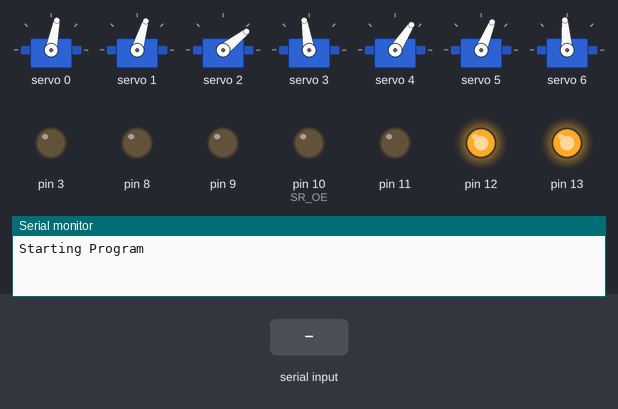
The sketch below on a simulated Arduino Uno, built with avr-gcc and run on an emulated ATmega328P. On the bench: 7 × servo, output pins drawn as LEDs (lit = HIGH), the last lines printed to the serial monitor. Inputs (shaded band) come from the test bench. Random numbers use the default seed unless the sketch sets one.

Above: at 1.2 s.
1.3 s: "w\n" received over Serial
At 2.7 s:
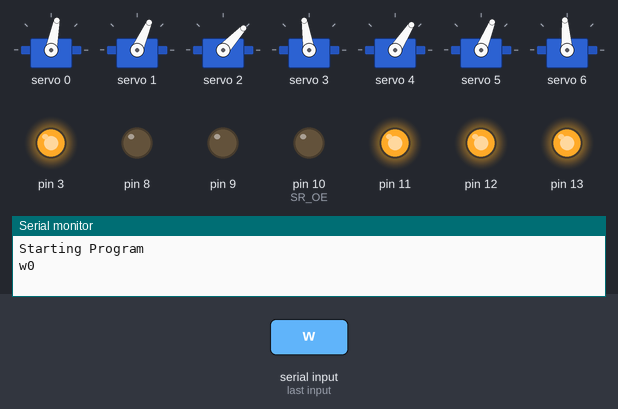
3.1 s: "q\n" received over Serial
At 3.25 s:
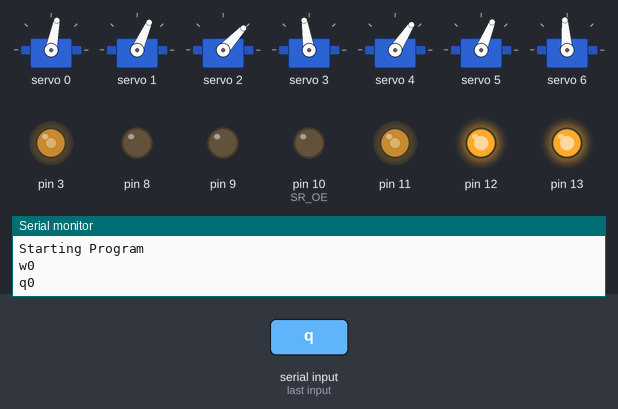
4.9 s: "s\n" received over Serial
At 5.8 s:
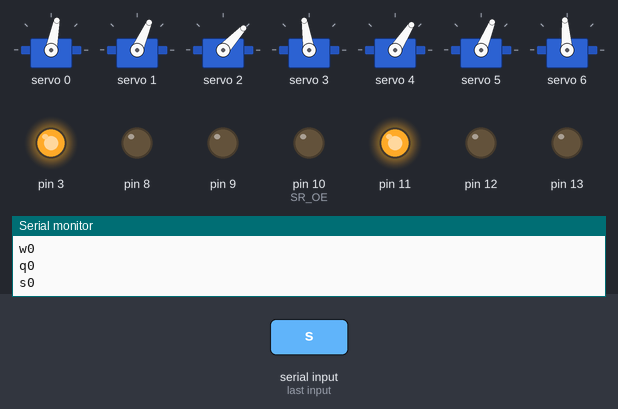
7.9 s: "a\n" received over Serial
At 9.3 s:
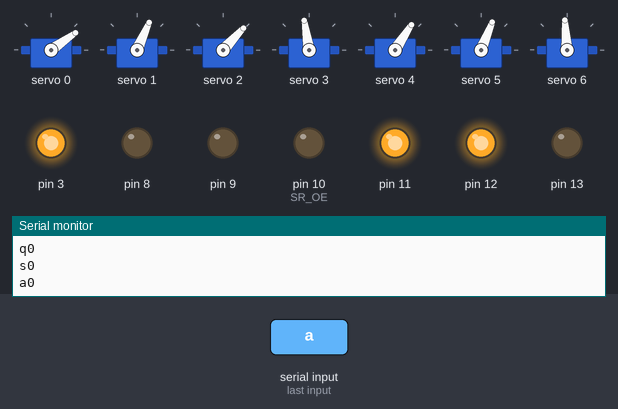
10.9 s: "X90\n" received over Serial
At 11.8 s:
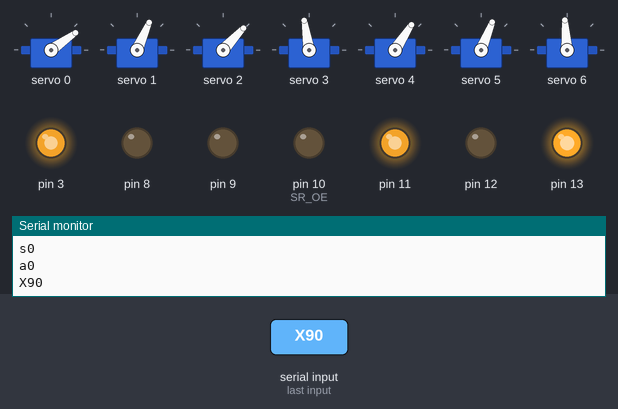
13.0 s: "Y90\n" received over Serial
At 14.3 s:
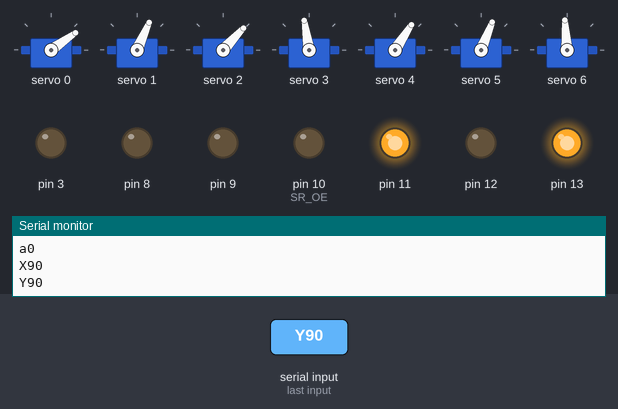
Timing chart, 0 to 16.4 s (numbered marks = the images above; inputs shaded):
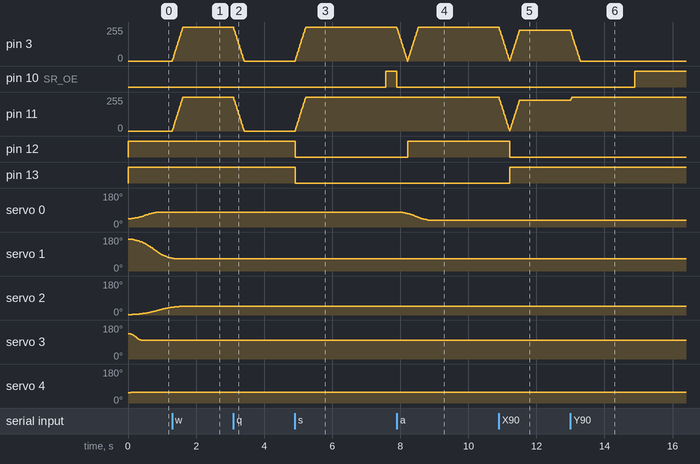

The sketch:

wall-e.ino
```cpp
/* WALL-E CONTROLLER CODE
 ********************************************
 * Code by: Simon Bluett
 * Email:   hello@chillibasket.com
 * Version: 2.4
 * Date:    30th October 2019
 ********************************************/

/* HOW TO USE:
 * 1. Install the Adafruit_PWMServoDriver library
 *    a. In the Arduino IDE, go to Sketch->Include Library->Manage Libraries
 *    b. Search for Adafruit PWM Library, and install the latest version
 * 2. Calibrate the servo motors, using the calibration sketch provided in the
 *    GitHub repository. Paste the calibrated values between line 85 to 92
 * 3. Upload the sketch to the micro-controller, and open serial monitor at
 *    a baud rate of 115200.
 * 4. Additional instructions and hints can be found at:
 *    https://wired.chillibasket.com/3d-printed-wall-e/
 */

#include <Wire.h>
#include <Adafruit_PWMServoDriver.h>
#include "Queue.hpp"
#include "MotorController.hpp"


// Define the pin-mapping
// -- -- -- -- -- -- -- -- -- -- -- -- -- --
#define DIR_L 12           // Motor direction pins
#define DIR_R 13
#define PWM_L  3           // Motor PWM pins
#define PWM_R 11
#define BRK_L  9           // Motor brake pins
#define BRK_R  8
#define SR_OE 10           // Servo shield output enable pin


// Define other constants
// -- -- -- -- -- -- -- -- -- -- -- -- -- --
#define FREQUENCY 10       // Time in milliseconds of how often to update servo and motor positions
#define SERVOS 7           // Number of servo motors
#define THRESHOLD 1        // The minimum error which the dynamics controller tries to achieve
#define MOTOR_OFF 6000 	   // Turn servo motors off after 6 seconds
#define MAX_SERIAL 5       // Maximum number of characters that can be received


// Instantiate objects
// -- -- -- -- -- -- -- -- -- -- -- -- -- --
// Servo shield controller class - assumes default address 0x40
Adafruit_PWMServoDriver pwm = Adafruit_PWMServoDriver();

// Set up motor controller classes
MotorController motorL(DIR_L, PWM_L, BRK_L, false);
MotorController motorR(DIR_R, PWM_R, BRK_R, false);

// Queue for animations
Queue <int> queue(400);


// Motor Control Variables
// -- -- -- -- -- -- -- -- -- -- -- -- -- --
int pwmspeed = 255;
int moveVal = 0;
int turnVal = 0;
int turnOff = 0;


// Runtime Variables
// -- -- -- -- -- -- -- -- -- -- -- -- -- --
unsigned long lastTime = 0;
unsigned long animeTimer = 0;
unsigned long motorTimer = 0;
unsigned long updateTimer = 0;
bool autoMode = false;


// Serial Parsing
// -- -- -- -- -- -- -- -- -- -- -- -- -- --
char firstChar;
char serialBuffer[MAX_SERIAL];
uint8_t serialLength = 0;


// ****** SERVO MOTOR CALIBRATION *********************
// Servo Positions:  Low,High
int preset[][2] =  {{448,222},  // head rotation
                    {565,188},  // neck top
                    {190,400},  // neck bottom
                    {385,314},  // eye right
                    {280,330},  // eye left
                    {390,185},  // arm left
                    {288,500}}; // arm right

// *****************************************************


// Servo Control - Position, Velocity, Acceleration
// -- -- -- -- -- -- -- -- -- -- -- -- -- --
// Servo Pins:	     0,   1,   2,   3,   4,   5,   6,   -,   -
// Joint Name:	  head,necT,necB,eyeR,eyeL,armL,armR,motL,motR
float curpos[] = { 248, 560, 140, 475, 270, 250, 290, 180, 180};  // Current position (units)
float setpos[] = { 248, 560, 140, 475, 270, 250, 290,   0,   0};  // Required position (units)
float curvel[] = {   0,   0,   0,   0,   0,   0,   0,   0,   0};  // Current velocity (units/sec)
float maxvel[] = { 500, 750, 255,2400,2400, 500, 500, 255, 255};  // Max Servo velocity (units/sec)
float accell[] = { 350, 480, 150,1800,1800, 300, 300, 800, 800};  // Servo acceleration (units/sec^2)


// Animation Presets
// -- -- -- -- -- -- -- -- -- -- -- -- -- --
// (Time is in milliseconds)
// (Servo values are between 0 to 100, use -1 to disable the servo)
#define SOFT_LEN 7
// Starting Sequence:              time,head,necT,necB,eyeR,eyeL,armL,armR
const int softSeq[][SERVOS+1] =  {{ 200,  50,  69,  29,   1,   1,  41,  41},
                                  { 200,  50,  70,  29,   1,   1,  41,  41},
                                  { 200,  50,  70,  30,   1,   1,  41,  41},
                                  { 200,  50,  70,  30,   0,   1,  41,  41},
                                  { 200,  50,  70,  30,   0,   0,  41,  41},
                                  { 200,  50,  70,  30,   0,   0,  40,  41},
                                  { 200,  50,  70,  30,   0,   0,  40,  40}};

#define BOOT_LEN 9
// Bootup Eye Sequence:            time,head,necT,necB,eyeR,eyeL,armL,armR
const int bootSeq[][SERVOS+1] =  {{2000,  50,  68,   0,  40,  40,  40,  40},
                                  { 700,  50,  68,   0,  40,   0,  40,  40},
                                  { 700,  50,  68,   0,   0,   0,  40,  40},
                                  { 700,  50,  68,   0,   0,  40,  40,  40},
                                  { 700,  50,  68,   0,  40,  40,  40,  40},
                                  { 400,  50,  68,   0,   0,   0,  40,  40},
                                  { 400,  50,  68,   0,  40,  40,  40,  40},
                                  {2000,  50,  85,   0,  40,  40,  40,  40},
                                  {1000,  50,  85,   0,   0,   0,  40,  40}};

#define INQU_LEN 9
// Inquisitive Movements:          time,head,necT,necB,eyeR,eyeL,armL,armR
const int inquSeq[][SERVOS+1] =  {{3000,  48,  60,   0,  35,  45,  60,  59},
                                  {1500,  48,  60,   0, 100,   0, 100, 100},
                                  {3000,   0,   0,   0, 100,   0, 100, 100},
                                  {1500,  48,   0,   0,  40,  40, 100, 100},
                                  {1500,  48,  60,   0,  45,  35,   0,   0},
                                  {1500,  34,  44,   0,  14, 100,   0,   0},
                                  {1500,  48,  60,   0,  35,  45,  60,  59},
                                  {3000, 100,  60,   0,  40,  40,  60, 100},
                                  {1500,  48, 100,   0,   0,   0,   0,   0}};


void queueAnimation(const int seq[][SERVOS+1], int len);


// ------------------------------------------------------------------
// 		INITIAL SETUP
// ------------------------------------------------------------------
void setup() {

	// Initialize serial communication for debugging
	Serial.begin(115200);

	randomSeed(analogRead(0));

	// Output Enable (EO) pin for the servo motors
	pinMode(SR_OE, OUTPUT);
	digitalWrite(SR_OE, HIGH);

	// Communicate with servo shield (Analog servos run at ~60Hz)
	pwm.begin();
	pwm.setPWMFreq(60);

	Serial.println("Starting Program");

	// Move servos to known starting positions
	queueAnimation(softSeq, SOFT_LEN);
}


// ------------------------------------------------------------------
// 		QUEUE ANIMATIONS
// ------------------------------------------------------------------
void queueAnimation(const int seq[][SERVOS+1], int len) {
	for (int i = 0; i < len; i++) {
		for (int j = 0; j < SERVOS+1; j++) {
			queue.push(seq[i][j]);
		}
	}
}


// -------------------------------------------------------------------
// 		READ INPUT FROM SERIAL
// -------------------------------------------------------------------
void readSerial() {
	// Read incoming byte
	char inchar = Serial.read();

	// If the string has ended, evaluate the serial buffer
	if (inchar == '\n' || inchar == '\r') {

		if (serialLength > 0) evaluateSerial();
		serialBuffer[0] = 0;
		serialLength = 0;

	// Otherwise add to the character to the buffer
	} else {
		if (serialLength == 0) firstChar = inchar;
		else {
			serialBuffer[serialLength-1] = inchar;
			serialBuffer[serialLength] = 0;
		}
		serialLength++;

		// To prevent overflows, evalute the buffer if it is full
		if (serialLength == MAX_SERIAL) {
			evaluateSerial();
			serialBuffer[0] = 0;
			serialLength = 0;
		}
	}
}


// -------------------------------------------------------------------
// 		EVALUATE INPUT FROM SERIAL
// -------------------------------------------------------------------
void evaluateSerial() {
	// Evaluate integer number in the serial buffer
	int number = atoi(serialBuffer);

	Serial.print(firstChar); Serial.println(number);

	// Motor Inputs and Offsets
	// -- -- -- -- -- -- -- -- -- -- -- -- -- --
	if      (firstChar == 'X' && number >= -100 && number <= 100) turnVal = int(number * 2.55); 		// Forward/reverse control
	else if (firstChar == 'Y' && number >= -100 && number <= 100) moveVal = int(number * 2.55); 		// Left/right control
	else if (firstChar == 'S' && number >=  100 && number <= 100) turnOff = number; 					// Steering offset
	else if (firstChar == 'O' && number >=    0 && number <= 250) curpos[7] = curpos[8] = int(number); 	// Motor deadzone offset

	// Animations
	// -- -- -- -- -- -- -- -- -- -- -- -- -- --
	else if (firstChar == 'A' && number == 0) queueAnimation(softSeq, SOFT_LEN);
	else if (firstChar == 'A' && number == 1) queueAnimation(bootSeq, BOOT_LEN);
	else if (firstChar == 'A' && number == 2) queueAnimation(inquSeq, INQU_LEN);

	// Autonomous servo mode
	// -- -- -- -- -- -- -- -- -- -- -- -- -- --
	else if (firstChar == 'M' && number == 0) autoMode = false;
	else if (firstChar == 'M' && number == 1) autoMode = true;

	// Manual Movements with WASD
	// -- -- -- -- -- -- -- -- -- -- -- -- -- --
	else if (firstChar == 'w') {		// Forward movement
		moveVal = pwmspeed;
		turnVal = 0;
		setpos[0] = (preset[0][1] + preset[0][0]) / 2;
	}
	else if (firstChar == 'q') {		// Stop movement
		moveVal = 0;
		turnVal = 0;
		setpos[0] = (preset[0][1] + preset[0][0]) / 2;
	}
	else if (firstChar == 's') {		// Backward movement
		moveVal = -pwmspeed;
		turnVal = 0;
		setpos[0] = (preset[0][1] + preset[0][0]) / 2;
	}
	else if (firstChar == 'a') {		// Drive & look left
		moveVal = 0;
		turnVal = -pwmspeed;
		setpos[0] = preset[0][1];
	}
	else if (firstChar == 'd') {   		// Drive & look right
		moveVal = 0;
		turnVal = pwmspeed;
		setpos[0] = preset[0][0];
	}

	// Manual Eye Movements
	// -- -- -- -- -- -- -- -- -- -- -- -- -- --
	else if (firstChar == 'j') {		// Left head tilt
		setpos[4] = preset[4][0];
		setpos[3] = preset[3][1];
	}
	else if (firstChar == 'l') {		// Right head tilt
		setpos[4] = preset[4][1];
		setpos[3] = preset[3][0];
	}
	else if (firstChar == 'i') {		// Sad head
		setpos[4] = preset[4][0];
		setpos[3] = preset[3][0];
	}
	else if (firstChar == 'k') {		// Neutral head
		setpos[4] = int(0.4 * (preset[4][1] - preset[4][0]) + preset[4][0]);
		setpos[3] = int(0.4 * (preset[3][1] - preset[3][0]) + preset[3][0]);
	}

	// Head movement
	// -- -- -- -- -- -- -- -- -- -- -- -- -- --
	else if (firstChar == 'f') {		// Head up
		setpos[1] = preset[1][0];
		setpos[2] = (preset[2][1] + preset[2][0])/2;
	}
	else if (firstChar == 'g') {		// Head forward
		setpos[1] = preset[1][1];
		setpos[2] = preset[2][0];
	}
	else if (firstChar == 'h') {		// Head down
		setpos[1] = preset[1][0];
		setpos[2] = preset[2][0];
	}

	// Arm Movements
	// -- -- -- -- -- -- -- -- -- -- -- -- -- --
	else if (firstChar == 'b') {		// Left arm low, right arm high
		setpos[5] = preset[5][0];
		setpos[6] = preset[6][1];
	}
	else if (firstChar == 'n') {		// Both arms neutral
		setpos[5] = (preset[5][0] + preset[5][1]) / 2;
		setpos[6] = (preset[6][0] + preset[6][1]) / 2;
	}
	else if (firstChar == 'm') {		// Left arm high, right arm low
		setpos[5] = preset[5][1];
		setpos[6] = preset[6][0];
	}
}


// -------------------------------------------------------------------
// 		SEQUENCE AND GENERATE ANIMATIONS
// -------------------------------------------------------------------
void manageAnimations() {
	// If we are running an animation
	// -- -- -- -- -- -- -- -- -- -- -- -- -- --
	if ((queue.size() >= SERVOS+1) && (animeTimer <= millis())) {
		// Set the next waypoint time
		animeTimer = millis() + queue.pop();

		// Set all the joint positions
		for (int i = 0; i < SERVOS; i++) {
			int value = queue.pop();

			// Scale the positions using the servo calibration values
			setpos[i] = int(value * 0.01 * (preset[i][1] - preset[i][0]) + preset[i][0]);
		}

	// If we are in autonomous mode, but there are no movements queued, generate new movements
	} else if (autoMode && (queue.size() < SERVOS+1) && (animeTimer <= millis())) {

		// For each of the servos
		for (int i = 0; i < SERVOS; i++) {

			// Randomly determine whether or not to update the servo
			if (random(2) == 1) {

				// For most of the servo motors
				if (i == 0 || i == 1 || i == 2 || i == 5 || i == 6) {

					// Randomly determine the new position
					unsigned int min = preset[i][0];
					unsigned int max = preset[i][1];
					if (min > max) {
						min = max;
						max = preset[i][0];
					}

					setpos[i] = random(min, max+1);

				// Since the eyes should work together, only look at one of them
				} else if (i == 3) {

					int midPos1 = int((preset[i][1] - preset[i][0])*0.4 + preset[i][0]);
					int midPos2 = int((preset[i+1][1] - preset[i+1][0])*0.4 + preset[i+1][0]);

					// Determine which type of eye movement to do
					// Both eye move downwards
					if (random(2) == 1) {
						setpos[i] = random(midPos1, preset[i][0]);
						float multiplier = (setpos[i] - midPos1) / float(preset[i][0] - midPos1);
						setpos[i+1] = ((1 - multiplier) * (midPos2 - preset[i+1][0])) + preset[i+1][0];

					// Both eyes move in opposite directions
					} else {
						setpos[i] = random(midPos1, preset[i][0]);
						float multiplier = (setpos[i] - preset[i][1]) / float(preset[i][0] - preset[i][1]);
						setpos[i+1] = (multiplier * (preset[i+1][1] - preset[i+1][0])) + preset[i+1][0];
					}
				}

			}
		}

		// Finally, figure out the amount of time until the next movement should be done
		animeTimer = millis() + random(500, 3000);

	}
}


// -------------------------------------------------------------------
// 		MANAGE THE MOVEMENT OF THE SERVO MOTORS
// -------------------------------------------------------------------
void manageServos(float dt) {
	// SERVO MOTORS
	// -  -  -  -  -  -  -  -  -  -  -  -  -
	bool moving = false;
	for (int i = 0; i < SERVOS; i++) {

		float posError = setpos[i] - curpos[i];

		// If position error is above the threshold
		if (abs(posError) > THRESHOLD && (setpos[i] != -1)) {

			digitalWrite(SR_OE, LOW);
			moving = true;

			// Determine motion direction
			bool dir = true;
			if (posError < 0) dir = false;

			// Determine whether to accelerate or decelerate
			float acceleration = accell[i];
			if ((0.5 * curvel[i] * curvel[i] / accell[i]) > abs(posError)) acceleration = -accell[i];

			// Update the current velocity
			if (dir) curvel[i] += acceleration * dt / 1000.0;
			else curvel[i] -= acceleration * dt / 1000.0;

			// Limit Velocity
			if (curvel[i] > maxvel[i]) curvel[i] = maxvel[i];
			if (curvel[i] < -maxvel[i]) curvel[i] = -maxvel[i];

			float dP = curvel[i] * dt / 1000.0;

			if (abs(dP) < abs(posError)) curpos[i] += dP;
			else curpos[i] = setpos[i];

			pwm.setPWM(i, 0, curpos[i]);

		} else {
			curvel[i] = 0;
		}
	}

	// Disable servos if robot is not moving
	// This prevents the motors from overheating
	if (moving) motorTimer = millis() + MOTOR_OFF;
	else if (millis() > motorTimer) digitalWrite(SR_OE, HIGH);
}


// -------------------------------------------------------------------
// 		MANAGE THE MOVEMENT OF THE MAIN MOTORS
// -------------------------------------------------------------------
void manageMotors(float dt) {
	// Update Main Motor Values
	setpos[7] = moveVal - turnVal - turnOff;
	setpos[8] = moveVal + turnVal + turnOff;

	// MAIN DRIVING MOTORS
	// -  -  -  -  -  -  -  -  -  -  -  -  -
	for (int i = SERVOS; i < SERVOS + 2; i++) {

		float velError = setpos[i] - curvel[i];

		// If velocity error is above the threshold
		if (abs(velError) > THRESHOLD && (setpos[i] != -1)) {

			// Determine whether to accelerate or decelerate
			float acceleration = accell[i];
			if (setpos[i] < curvel[i] && curvel[i] >= 0) acceleration = -accell[i];
			else if (setpos[i] < curvel[i] && curvel[i] < 0) acceleration = -accell[i];
			else if (setpos[i] > curvel[i] && curvel[i] < 0) acceleration = accell[i];

			// Update the current velocity
			float dV = acceleration * dt / 1000.0;
			if (abs(dV) < abs(velError)) curvel[i] += dV;
			else curvel[i] = setpos[i];
		} else {
			curvel[i] = setpos[i];
		}

		// Limit Velocity
		if (curvel[i] > maxvel[i]) curvel[i] = maxvel[i];
		if (curvel[i] < -maxvel[i]) curvel[i] = -maxvel[i];
	}

	// Update motor speeds
	motorL.setSpeed(curvel[SERVOS]);
	motorR.setSpeed(curvel[SERVOS+1]);
}


// -------------------------------------------------------------------
// 		MAIN PROGRAM LOOP
// -------------------------------------------------------------------
void loop() {

	// Read any new serial messages
	// -- -- -- -- -- -- -- -- -- -- -- -- -- --
	if (Serial.available() > 0){
		readSerial();
	}


	// Load or generate new animations
	// -- -- -- -- -- -- -- -- -- -- -- -- -- --
	manageAnimations();


	// Move Servos and wheels at regular time intervals
	// -- -- -- -- -- -- -- -- -- -- -- -- -- --
	if (updateTimer < millis()) {
		updateTimer = millis() + FREQUENCY;

		unsigned long newTime = micros();
		float dt = (newTime - lastTime) / 1000.0;
		lastTime = newTime;

		manageServos(dt);
		manageMotors(dt);
	}
}
```

Source omitted: MotorController.hpp (2375 bytes), Queue.hpp (3973 bytes)

Measured:
- after the input at 1.3 s, pin 3, pin 11: moves from 0/255 to 255/255 over 0.31 s, starting at once
- after the input at 3.1 s, pin 3, pin 11: moves from 255/255 to 0/255 over 0.31 s, starting at once
- after the input at 4.9 s, pin 3, pin 11: moves from 0/255 to 255/255 over 0.31 s, starting at once; pin 12, pin 13: HIGH → LOW at once
- after the input at 7.9 s, pin 10 (SR_OE): HIGH → LOW at once; pin 12: LOW → HIGH after 0.32 s; servo 0: moves from 79° to 35° over 0.88 s, starting after 0.09 s
- after the input at 10.9 s, pin 12: HIGH → LOW after 0.32 s; pin 13: LOW → HIGH after 0.32 s
- after the input at 13.0 s, pin 3: moves from 229/255 to 0/255 over 0.28 s, starting at once; pin 11: 229/255 → 255/255 at once
